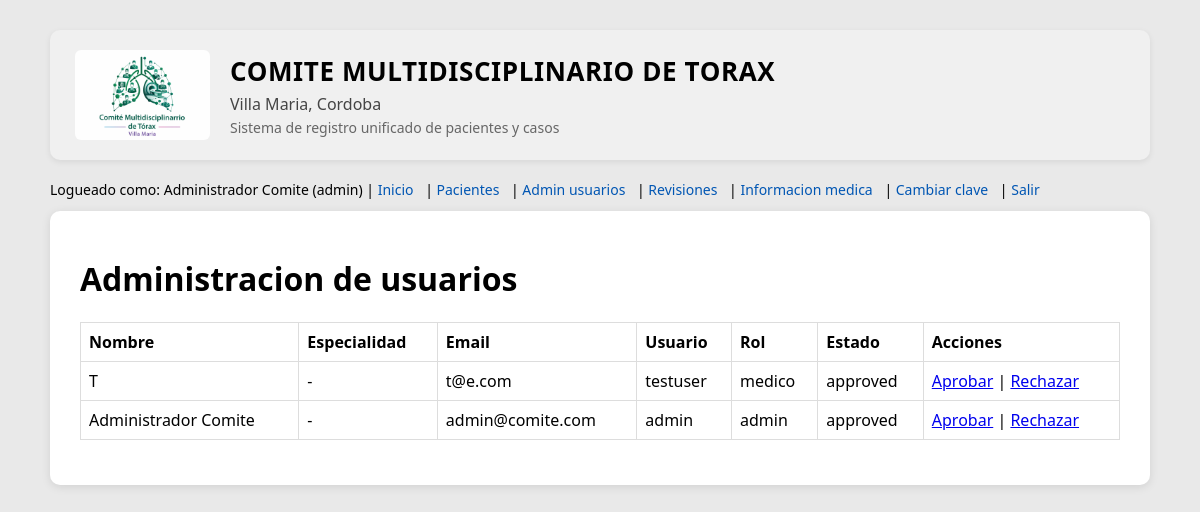
The app's page /admin/users (signed in) with its own data.
### app.py (models this page shows, shortened)
class User(UserMixin, db.Model):
    __tablename__ = "users"
    id = db.Column(db.Integer, primary_key=True)
    full_name = db.Column(db.String(150), nullable=False)
    specialty = db.Column(db.String(150), nullable=True)
    email = db.Column(db.String(150), unique=True, nullable=False)
    username = db.Column(db.String(80), unique=True, nullable=False)
    password_hash = db.Column(db.String(200), nullable=False)
    role = db.Column(db.String(20), default="medico")
    status = db.Column(db.String(20), default="pending")

### app.py (the view)
@app.route("/admin/users")
@login_required
def admin_users():
    if current_user.role != "admin":
        flash("No tienes permisos para ver esta seccion.", "danger")
        return redirect(url_for("dashboard"))
    users = User.query.order_by(User.id.asc()).all()
    return render_template("admin_users.html", users=users)

### app.py (called while the page is built)
def get_pending_reviews_count_for_user(user) -> int:
    if not user or not getattr(user, "is_authenticated", False):
        return 0
    uid = str(user.id)
    pending = ReviewRequest.query.filter(ReviewRequest.status == "pending").all()
    count = 0
    for rr in pending:
        recipients = _deserialize_list(rr.recipients)
        if uid in recipients or rr.created_by_id == user.id:
            count += 1
    return count

@app.context_processor
def inject_csrf_token():
    return {"csrf_token": lambda: generate_csrf()}

@app.context_processor
@app.context_processor
def inject_pending_reviews_count():
    try:
        count = get_pending_reviews_count_for_user(current_user)
    except Exception:
        count = 0
    return {"pending_reviews_count": count}

@login_manager.user_loader
def load_user(user_id):
    return User.query.get(int(user_id))

@app.before_request
def _init_db_once():
    global _DB_INIT_DONE
    if _DB_INIT_DONE:
        return
    try:
        create_tables_and_admin()
    finally:
        _DB_INIT_DONE = True

@app.context_processor
def inject_review_helpers():
    try:
        count = get_pending_reviews_count_for_user(current_user)
    except Exception:
        count = 0
    return {
        "pending_reviews_count": count,
        "get_pending_reviews_count_for_user": get_pending_reviews_count_for_user,
    }

### templates/admin_users.html
{% extends "base.html" %}
{% block content %}
<h1>Administracion de usuarios</h1>
<table border="1" cellpadding="5">
  <tr>
    <th>Nombre</th>
    <th>Especialidad</th>
    <th>Email</th>
    <th>Usuario</th>
    <th>Rol</th>
    <th>Estado</th>
    <th>Acciones</th>
  </tr>
  {% for u in users %}
  <tr>
    <td>{{ u.full_name }}</td>
    <td>{{ u.specialty or "-" }}</td>
    <td>{{ u.email }}</td>
    <td>{{ u.username }}</td>
    <td>{{ u.role }}</td>
    <td>{{ u.status }}</td>
    <td>
      <a href="{{ url_for('admin_user_approve', user_id=u.id) }}">Aprobar</a> |
      <a href="{{ url_for('admin_user_reject', user_id=u.id) }}">Rechazar</a>
    </td>
  </tr>
  {% endfor %}
</table>
{% endblock %}

### templates/base.html (shortened to what this page needs)
<!doctype html>
<html lang="es">
<head>
</head>
<body>
<div class="page-wrapper">
  <div class="header-container">
    <div class="header">
      <button type="button" class="header-logo-btn" id="logo-open-btn">
        <img src="{{ url_for('static', filename='logo.png') }}" alt="Logo del Comite" class="header-logo">
      </button>
      <div>
        <div class="header-text-main">
          COMITE MULTIDISCIPLINARIO DE TORAX
        </div>
        <div class="header-text-city">
          Villa Maria, Cordoba
        </div>
        <div class="header-text-tagline">
          Sistema de registro unificado de pacientes y casos
        </div>
      </div>
    </div>
  </div>
  <div class="nav">
    {% if current_user.is_authenticated %}
      Logueado como: {{ current_user.full_name }} ({{ current_user.role }}) |
      <a href="{{ url_for('dashboard') }}">Inicio</a> |
      <a href="{{ url_for('patients_list') }}">Pacientes</a>
      {% if current_user.role == 'admin' %}
        | <a href="{{ url_for('admin_users') }}">Admin usuarios</a>
      {% endif %}
      | <a href="{{ url_for('reviews_inbox') }}">
          {% set rev_count = get_pending_reviews_count_for_user(current_user) %}
          Revisiones
        </a>
      | <a href="{{ url_for('medical_info') }}">Informacion medica</a>
      | <a href="{{ url_for('account_password') }}">Cambiar clave</a>
      | <a href="{{ url_for('logout') }}">Salir</a>
    {% else %}
      <a href="{{ url_for('login') }}">Login</a> |
      <a href="{{ url_for('register') }}">Registro</a>
    {% endif %}
  </div>
  <div class="content">
    {% block content %}{% endblock %}
  </div>
</div>
</body>
</html>

### templates/base.html (style rules this page uses)
:root { color-scheme: light; }
body { font-family: system-ui, -apple-system, BlinkMacSystemFont, "Segoe UI", sans-serif; background-color: #e9e9e9; margin: 0; padding: 0; }
.page-wrapper { max-width: 1100px; margin: 30px auto; padding: 0 20px 30px; }
.header-container { background: #f0f0f0; padding: 20px 25px; border-radius: 10px; box-shadow: 0 2px 6px rgba(0,0,0,0.08); margin-bottom: 20px; }
.header { display: flex; align-items: center; gap: 20px; }
.header-logo { height: 90px; border-radius: 6px; display: block; }
.header-logo-btn { border: none; background: none; padding: 0; cursor: zoom-in; }
.header-text-main { font-weight: 800; font-size: 26px; letter-spacing: 0.6px; margin-bottom: 4px; }
.header-text-city { font-size: 16px; color: #444; margin-bottom: 3px; }
.header-text-tagline { font-size: 14px; color: #666; }
.nav { font-size: 14px; margin-bottom: 12px; }
.nav a { color: #0056b3; text-decoration: none; font-weight: 500; margin-right: 8px; }
.content { background: #ffffff; padding: 25px 30px; box-shadow: 0 2px 10px rgba(0,0,0,0.1); border-radius: 10px; }
button, .btn-link { padding: 8px 18px; cursor: pointer; background: #0056b3; color: white; border: none; border-radius: 4px; text-decoration: none; display: inline-block; }
table { width: 100%; border-collapse: collapse; margin-bottom: 20px; }
table th, table td { border: 1px solid #ddd; padding: 8px; text-align: left; }

### records on screen
User: full_name "Administrador Comite", role "admin", specialty "-", email "admin@comite.com", username "admin", status "approved"
User: full_name "T", specialty "-", email "t@e.com", username "testuser", role "medico", status "approved"
